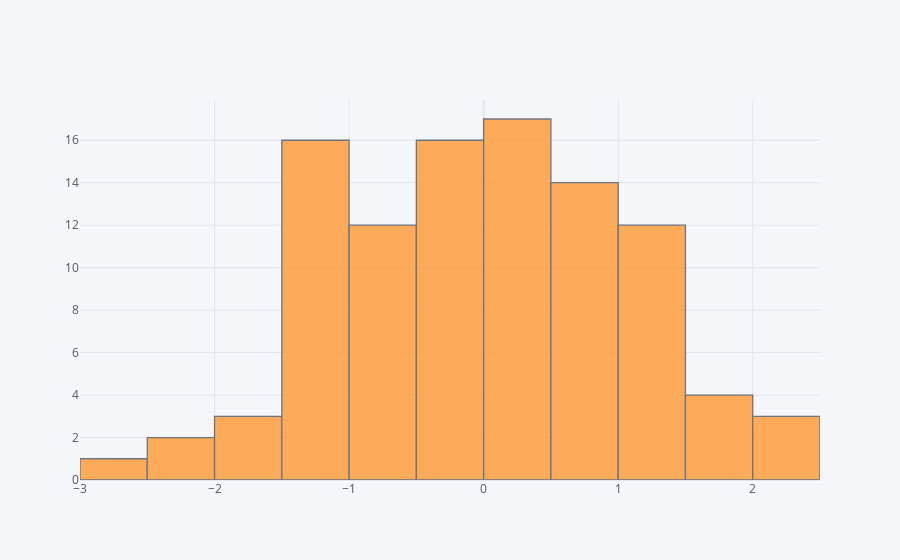

Notebook source saved alongside this figure:
### Code cell
df['A'].iplot(kind='hist')

### Figure 1 — Plotly figure (JSON) as saved in the notebook; plotly's stock layout.template omitted (floating-point values rounded to 4 significant figures)
{"data": [{"histfunc": "count", "histnorm": "", "marker": {"color": "rgba(255, 153, 51, 1.0)", "line": {"color": "#4D5663", "width": 1.3}}, "name": "A", "opacity": 0.8, "orientation": "v", "type": "histogram", "x": [1.274, 0.0126, 0.02612, 0.0574, 0.7212, -1.227, -0.06022, -1.225, 0.7285, 0.3696, -0.005032, -0.218, -0.2959, -0.7119, -1.56, -0.9795, -1.43, -1.173, -0.1479, 0.2286, -0.4107, 0.9202, -0.5243, 1.261, -0.1779, 1.19, -1.323, 0.6251, 0.7057, -0.9001, 0.5977, 1.291, -0.1514, -0.07568, -1.227, -1.161, -0.003461, -1.023, 0.7205, 0.495, 0.4108, 0.1844, 0.1168, 1.112, 1.086, -1.695, 0.7843, 0.7584, -1.092, -1.315, -0.6243, 1.165, -0.7988, -0.7507, -0.918, -0.2729, -1.281, -0.9756, -0.4688, -0.2639, -2.417, -1.066, 0.1704, -2.078, 0.5606, 0.7069, 0.7723, -1.425, 1.404, 1.779, 0.2744, 0.1173, -2.615, -0.8593, 1.809, -0.1293, -1.044, 1.283, 1.013, 0.208, -0.6139, 0.1652, -1.855, 1.844, 0.5031, 0.0719, 2.109, -1.045, 1.081, 1.48, 2.05, -0.09904, 2.071, 0.7662, -0.3576, 0.4952, 1.619, 0.1825, -0.5386, -1.435]}], "layout": {"barmode": "overlay", "legend": {"bgcolor": "#F5F6F9", "font": {"color": "#4D5663"}}, "paper_bgcolor": "#F5F6F9", "plot_bgcolor": "#F5F6F9", "title": {"font": {"color": "#4D5663"}}, "xaxis": {"gridcolor": "#E1E5ED", "showgrid": true, "tickfont": {"color": "#4D5663"}, "title": {"font": {"color": "#4D5663"}, "text": ""}, "zerolinecolor": "#E1E5ED"}, "yaxis": {"gridcolor": "#E1E5ED", "showgrid": true, "tickfont": {"color": "#4D5663"}, "title": {"font": {"color": "#4D5663"}, "text": ""}, "zerolinecolor": "#E1E5ED"}}}
